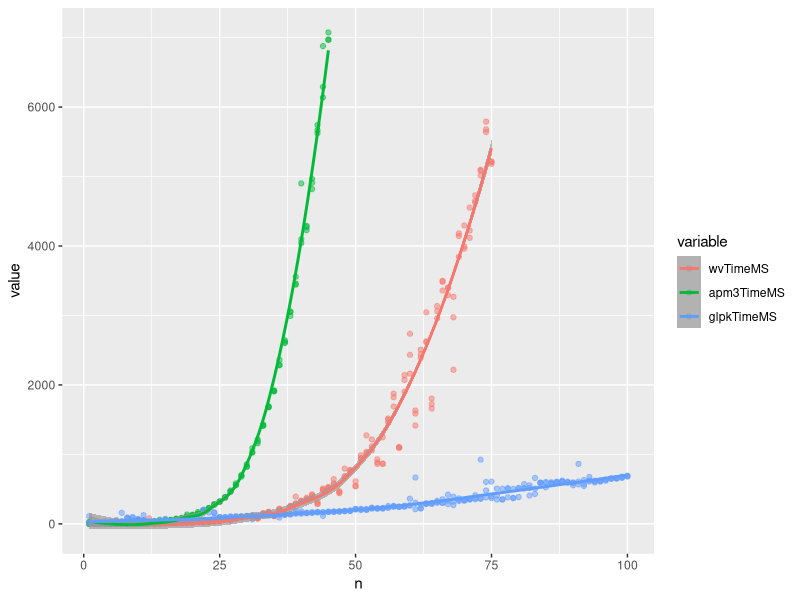
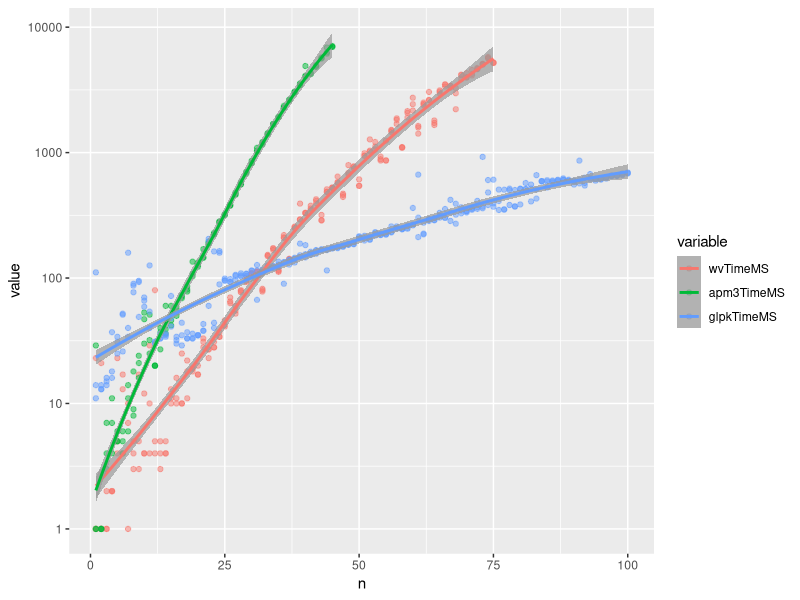

Here is the R script that generated these plots, in order:
library(plyr)
library(reshape)
library(ggplot2)
d <- read.table('assignmentSpeed.tsv',header=T,sep='\t')
d2 <- melt(d,id.vars=c('n'))
ggplot(data=d2,aes(x=n,y=value,color=variable)) + geom_point(alpha=0.5) + geom_smooth(alpha=0.7)
d2$value = pmax(1,d2$value)
ggplot(data=d2,aes(x=n,y=value,color=variable)) + geom_point(alpha=0.5) + geom_smooth(alpha=0.7) +  scale_y_log10()
